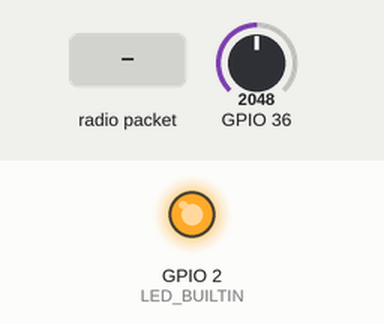
This sketch was run on a simulated ESP32. On the bench: output pins drawn as LEDs (lit = HIGH). Dashed ring = blinking. The inputs (shaded band) are chosen by the test bench; at power-on: GPIO 36 = 2048 (analog values on the 0–4095 scale). No radio packets arrive unless stated; pins used as bus, display or sensor lines are not drawn; what the sketch prints to the serial monitor is not drawn.

Above: at 0.01 s.
At 1.5 s:
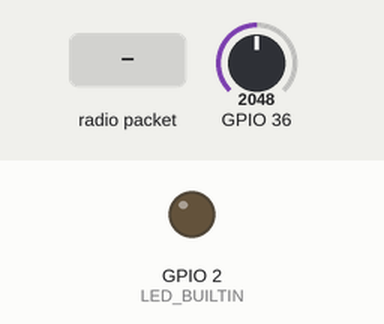
1.6 s: radio packet "1" arrives
At 2.66 s:
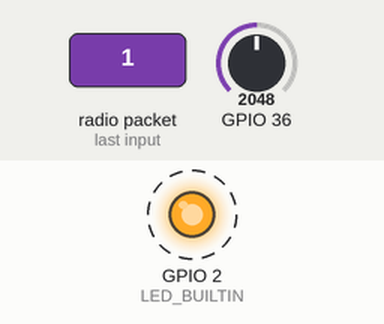
Timing chart, 0 to 14.1 s (numbered marks = the images above; inputs shaded):
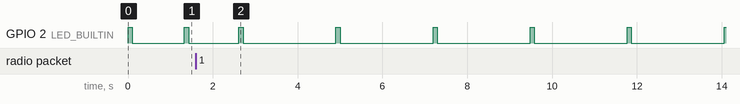

The sketch:

feather_elec.ino
```cpp
// Feather9x_TX
// -*- mode: C++ -*-
// Example sketch showing how to create a simple messaging client (transmitter)
// with the RH_RF95 class. RH_RF95 class does not provide for addressing or
// reliability, so you should only use RH_RF95 if you do not need the higher
// level messaging abilities.
// It is designed to work with the other example Feather9x_RX

#include <SPI.h>
#include <RH_RF95.h> //https://cdn-learn.adafruit.com/assets/assets/000/035/106/original/RadioHead-1.62.zip?1472068723


#define ELEC_RESET 10
#define resetCount 600


/* for feather32u4
#define RFM95_CS 8
#define RFM95_RST 4
#define RFM95_INT 7
*/

// for feather m0
#define RFM95_CS 8
#define RFM95_RST 4
#define RFM95_INT 3


/* for shield
#define RFM95_CS 10
#define RFM95_RST 9
#define RFM95_INT 7
*/

/* Feather 32u4 w/wing
#define RFM95_RST     11   // "A"
#define RFM95_CS      10   // "B"
#define RFM95_INT     2    // "SDA" (only SDA/SCL/RX/TX have IRQ!)
*/

/* Feather m0 w/wing
#define RFM95_RST     11   // "A"
#define RFM95_CS      10   // "B"
#define RFM95_INT     6    // "D"
*/

#if defined(ESP8266)
  /* for ESP w/featherwing */
  #define RFM95_CS  2    // "E"
  #define RFM95_RST 16   // "D"
  #define RFM95_INT 15   // "B"

#elif defined(ESP32)
  /* ESP32 feather w/wing */
  #define RFM95_RST     27   // "A"
  #define RFM95_CS      33   // "B"
  #define RFM95_INT     12   //  next to A

#elif defined(NRF52)
  /* nRF52832 feather w/wing */
  #define RFM95_RST     7   // "A"
  #define RFM95_CS      11   // "B"
  #define RFM95_INT     31   // "C"

#elif defined(TEENSYDUINO)
  /* Teensy 3.x w/wing */
  #define RFM95_RST     9   // "A"
  #define RFM95_CS      10   // "B"
  #define RFM95_INT     4    // "C"
#endif


// Change to 434.0 or other frequency, must match RX's freq!
#define RF95_FREQ 915.0

// Singleton instance of the radio driver
RH_RF95 rf95(RFM95_CS, RFM95_INT);

//#include <Wire.h>
//#include "MS5837.h"

//MS5837 sensor;


void setup()
{

pinMode(LED_BUILTIN, OUTPUT);

pinMode(ELEC_RESET, OUTPUT);

digitalWrite(ELEC_RESET, LOW);

//  Wire.begin();

  //sensor.setModel(MS5837::MS5837_02BA);
        //sensor.setModel(MS5837::MS5837_30BA);

  Serial.begin(115200);

      digitalWrite(LED_BUILTIN, HIGH);   // turn the LED on (HIGH is the voltage level)
  delay(100);                       // wait for a second
  digitalWrite(LED_BUILTIN, LOW);    // turn the LED off by making the voltage LOW
  delay(100);


 // sensor.setModel(MS5837::MS5837_30BA);
//  sensor.setFluidDensity(997); // kg/m^3 (freshwater, 1029 for seawater)

  pinMode(RFM95_RST, OUTPUT);
  digitalWrite(RFM95_RST, HIGH);


  delay(100);

  Serial.println("Feather LoRa TX Test!");

  // manual reset
  digitalWrite(RFM95_RST, LOW);
  delay(10);
  digitalWrite(RFM95_RST, HIGH);
  delay(10);

  while (!rf95.init()) {
    Serial.println("LoRa radio init failed");
    while (1);
  }
  Serial.println("LoRa radio init OK!");

  // Defaults after init are 434.0MHz, modulation GFSK_Rb250Fd250, +13dbM
  if (!rf95.setFrequency(RF95_FREQ)) {
    Serial.println("setFrequency failed");
    while (1);
  }
  Serial.print("Set Freq to: "); Serial.println(RF95_FREQ);

  // Defaults after init are 434.0MHz, 13dBm, Bw = 125 kHz, Cr = 4/5, Sf = 128chips/symbol, CRC on

  // The default transmitter power is 13dBm, using PA_BOOST.
  // If you are using RFM95/96/97/98 modules which uses the PA_BOOST transmitter pin, then
  // you can set transmitter powers from 5 to 23 dBm:
  rf95.setTxPower(23, false);

  analogReadResolution(12);
}

int16_t packetnum = 0;  // packet counter, we increment per xmission

int counter = 0;

void loop()
{


if (counter==resetCount) {

  Serial.println("resetting!");
  counter=0;
  digitalWrite(ELEC_RESET, HIGH);
  delay(10);
  digitalWrite(ELEC_RESET,LOW);

}

//   sensor.read();


  //float d=sensor.pressure(1.0f);

   // Serial.print("Pressure: ");
  //Serial.println(d);


  //int mypressure = (int) (d*100);

   int elec = analogRead(A0);
   Serial.print("Elec: ");
 Serial.println(elec);

  //Serial.print("my pressure:");
  //Serial.println(mypressure);

  //Serial.println(" m");


  delay(1000); // Wait 1 second between transmits, could also 'sleep' here!
  Serial.println("Transmitting..."); // Send a message to rf95_server

  char radiopacket[20] = "                   ";
  itoa(elec, radiopacket+12, 10);
  //itoa(counter, radiopacket+5, 3);

  //itoa(packetnum,radiopacket+18, 2);
  Serial.print("Sending "); Serial.println(radiopacket);
  radiopacket[19] = 0;

  Serial.println("Sending...");
  delay(10);
  rf95.send((uint8_t *)radiopacket, 20);

    digitalWrite(LED_BUILTIN, HIGH);   // turn the LED on (HIGH is the voltage level)
  delay(100);                       // wait for a second
  digitalWrite(LED_BUILTIN, LOW);    // turn the LED off by making the voltage LOW
  delay(100);


  Serial.println("Waiting for packet to complete...");
  delay(10);
  rf95.waitPacketSent();

  packetnum++;
  // Now wait for a reply
  uint8_t buf[RH_RF95_MAX_MESSAGE_LEN];
  uint8_t len = sizeof(buf);

  Serial.println("Waiting for reply...");
  if (rf95.waitAvailableTimeout(1000))
  {
    // Should be a reply message for us now
    if (rf95.recv(buf, &len))
   {
      Serial.print("Got reply: ");
      Serial.println((char*)buf);
      Serial.print("RSSI: ");
      Serial.println(rf95.lastRssi(), DEC);
    }
    else
    {
      Serial.println("Receive failed");
    }
  }
  else
  {
    Serial.println("No reply, is there a listener around?");
  }

counter=counter+1;

}
```

Measured:
- by itself, GPIO 2 (LED_BUILTIN): alternates HIGH for 0.10 s and LOW for 2.2 s
